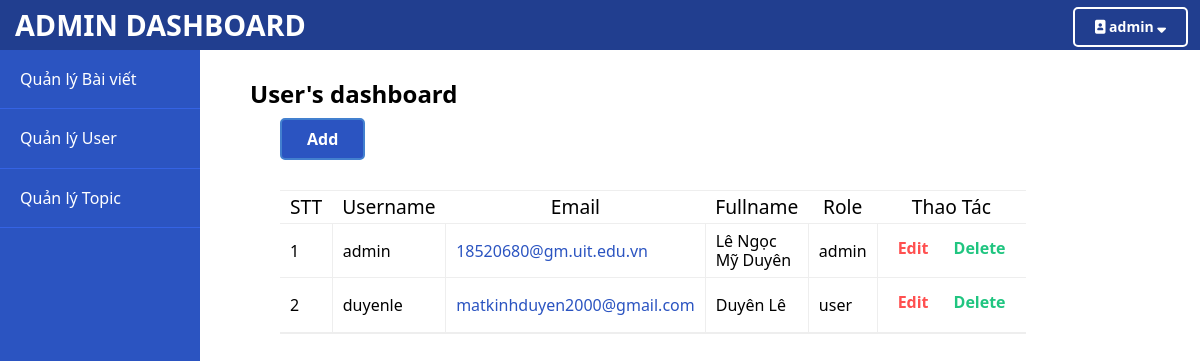
Page /admin/user/index.php (signed in) on the earlier database version.
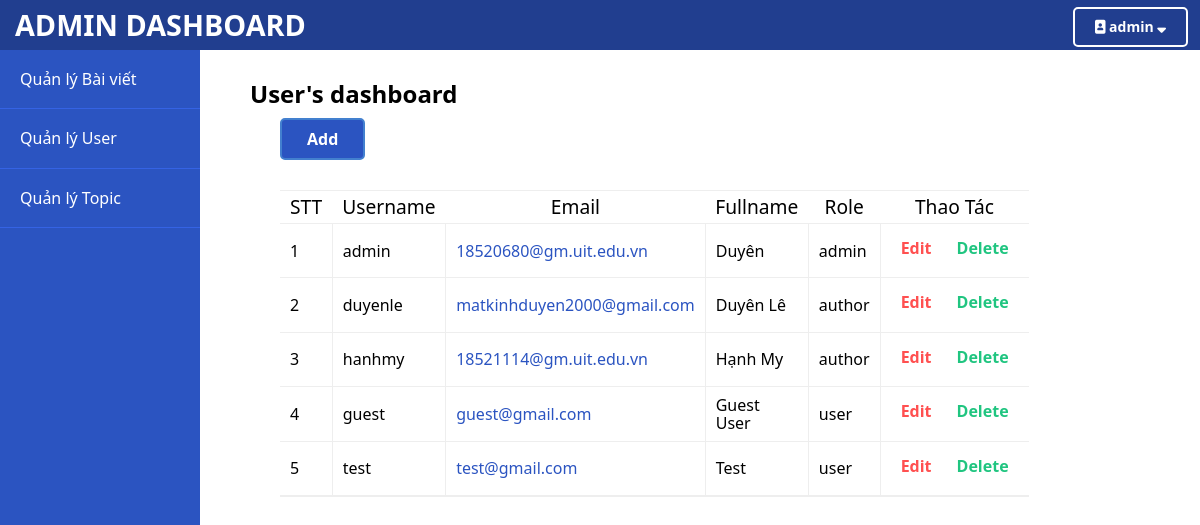
Same page on the later database version.
### tables this page shows
CREATE TABLE `users` (
  `id` int(11) NOT NULL,
  `email` varchar(255) NOT NULL,
  `username` varchar(255) NOT NULL,
  `password` varchar(255) NOT NULL,
  `fullname` varchar(255) NOT NULL,
  `role_id` int(11) NOT NULL,
  `verification_hash` varchar(255) NOT NULL,
  `IsActivated` tinyint(1) NOT NULL,
  `create_date` timestamp NOT NULL DEFAULT current_timestamp(),
  `update_date` timestamp NOT NULL DEFAULT current_timestamp() ON UPDATE current_timestamp()
);

CREATE TABLE `roles` (
  `id` int(11) NOT NULL,
  `role` varchar(255) NOT NULL
);

### models/UserModel.php (called while the page is built, shortened)
<?php
require_once(ROOT_PATH . "/include/config.php");
class User
{
    public function GetAllUsers()
    {
        global $conn;
        $sql = "SELECT * FROM users";
        $result = mysqli_query($conn, $sql);
        $posts = mysqli_fetch_all($result, MYSQLI_ASSOC);
        $final = array();
        foreach ($posts as $post) {
            array_push($final, $post);
        }
        return $final;
    }
    public function getRoleById($id)
    {
        global $conn;
        $sql = "SELECT `role` FROM roles WHERE id = $id";
        $result = mysqli_query($conn, $sql);
        $final = mysqli_fetch_array($result);
        return $final;
    }
}

### admin/user/index.php (the view, shortened to what this page needs)
<?php
require_once(ROOT_PATH . '/models/UserModel.php');
$user_model = new User();
require_once(ROOT_PATH . '/admin/include/users_functions.php');
if (isset($_SESSION['user_id']) && $_SESSION['user_role_id'] === 1) {
    $users = $user_model->GetAllUsers(); ?>
<?php
include(ROOT_PATH . '/admin/include/head.php'); ?>
</head>
<body>
    <div class="admin-header">
    <div class="logo">
        <a href="<?php echo BASE_URL . "dashboard/"; ?>">ADMIN DASHBOARD</a>
    </div>
    <?php include(ROOT_PATH . '/admin/include/menu.php'); ?>
    </div>
    <div class="admin-wrap">
        <?php include(ROOT_PATH . '/admin/include/sidebar.php'); ?>
        <div class="admin-content">
            <h2 class="page-title">User's dashboard</h2>
            <div class="btn"><a href="<?php echo BASE_URL . 'add-user/'?>" class="add-btn">Add</a></div>
            <div class="content">
                <div class="user-table">
                    <table>
                        <thead>
                            <tr>
                                <th>STT</th>
                                <th>Username</th>
                                <th>Email</th>
                                <th>Fullname</th>
                                <th>Role</th>
                                <th>Thao Tác</th>
                            </tr>
                        </thead>
                        <tbody>
                            <?php
    $STT = 1;
    foreach ($users as $user) {?>
                            <tr>
                                <td><?php echo $STT; ?></td>
                                <td>
                                    <span style="font-weight: 500;"><?php echo $user['username']; ?></span>
                                </td>
                                <td class="Email">
                                    <?php echo '<span style="color: #2B54C1;">'. $user['email'] .'</span>'; ?>
                                </td>
                                <td class="fullname">
                                    <?php echo  $user['fullname'] ; ?>
                                </td>
                                <td class="role">
                                    <?php $role = $user_model->getRoleById($user['role_id']); echo $role['role'] ?>
                                </td>
                                <td class="thaotac">
                                    <div class="btn-group">
                                        <a href="<?php echo BASE_URL . 'edit-user/' . $user['id']; ?>" class="edit-btn">Edit</a>
                                        <a href="<?php echo BASE_URL . 'delete-user/'. $user['id']; ?>"
                                            class="delete-btn" onclick="return confirm('Bạn có chắc chắn muốn tài khoản này?')">Delete</a>
                                    </div>
                                </td>
                            </tr>
                            <?php
                        $STT++;
                        }; ?>
                        </tbody>
                    </table>
                </div>
            </div>
        </div>
    </div>
</body>
</html>
<?php
} else {
                            header('location: ' . BASE_URL);
                        }?>

### admin/include/head.php (shortened to what this page needs)
<!DOCTYPE html>
<head>
    <link rel="stylesheet" href="https://cdnjs.cloudflare.com/ajax/libs/normalize/8.0.1/normalize.min.css">
    <link rel="stylesheet" href="../assets/css/admin-style.css">
    <link rel="stylesheet" href="../assets/css/form.css">

### admin/include/menu.php (shortened to what this page needs)
<div class="menu">
        <ul id="main-menu">
            <li>
                <a href="<?php echo BASE_URL . "profile/". $_SESSION['user_id'] ?>" style="text-transform: none;"><span><i class="fas fa-portrait"></i></span> <?php echo $_SESSION['user_username'] ?> <span><i class="fas fa-sort-down"></i></span></a>
            </li>
        </ul>
    </div>

### admin/include/sidebar.php
<div class="admin-sidebar">
    <ul>
        <li><a href="<?php echo BASE_URL . 'manage-posts/'; ?>">Quản lý Bài viết</a></li>
        <?php if ($_SESSION['user_role_id'] === 1) { ?>
            <li><a href="<?php echo BASE_URL . 'manage-users/'; ?>">Quản lý User</a></li>
            <li><a href="<?php echo BASE_URL . 'manage-categories/'; ?>">Quản lý Topic</a></li>
        <?php } ?>
    </ul>
</div>

### assets/css/admin-style.css (style rules this page uses)
* { box-sizing: border-box; padding: 0px; margin: 0px; font-family: 'Segoe UI', Tahoma, Geneva, Verdana, sans-serif; }
.admin-header { height: var(--admin-header-height); width: 100%; background-color: #213e8f; color: white; position: fixed; top: 0; left: 0; display: flex; justify-content: space-between; }
.admin-header .menu { margin-top: 5px; margin-right: 10px; }
.admin-header .logo { margin-top: 8px; }
.admin-header .logo a { text-decoration: none; color: white; padding: 5px 15px; font-size: 1.8rem; font-weight: 600; }
.admin-sidebar { background: #2B54C1; width: var(--admin-sidebar-width); position: fixed; top: var(--admin-header-height); left: 0; bottom: 0; }
.admin-sidebar ul { list-style-type: none; }
.admin-sidebar ul li a { padding: 20px; border-bottom: 1px solid #3563e4; color: white; display: block; text-decoration: none; }
.admin-content { padding: 30px 50px; margin-left: var(--admin-sidebar-width); margin-top: var(--admin-header-height); overflow-y: auto; }
div.topic-table, div.post-table, div.user-table { padding: 30px; overflow: auto; margin: 0 auto; }
table { width: 80%; }
table::after { content: ""; display: block; clear: both; }
table, th, td { border-bottom: 1px solid #eeeeee; border-collapse: collapse; }
th, td { padding: 5px 10px; }
td { border-right: 1px solid #eeeeee; }
td:last-child { border-right: none; }
th { border-top: 1px solid #eeeeee; font-size: 1.2rem; font-weight: 500; }
.btn-group { display: flex; justify-content: center; }
.btn-group a { padding: 10px; margin: 0 5px 5px 0; border-radius: 5px; font-weight: 600; display: inline-block; text-decoration: none; }
.btn-group a:last-child { margin-right: 0; }
div.btn { display: block; }
.add-btn { border: 2px solid #4380cf; background-color: #2B54C1; color: white; margin: 10px 0 0 30px; padding: 10px 25px; border-radius: 5px; display: inline-block; font-weight: bold; text-decoration: none; }
.edit-btn { color: #ff5050; }
.delete-btn { color: #20c580; }
#main-menu { list-style-type: none; }
#main-menu li { text-align: left; }
#main-menu li::after { content: ""; display: block; clear: both; }
#main-menu li a { text-decoration: none; display: block; font-size: 14px; font-weight: 700; }
#main-menu > li { float: left; }
#main-menu > li > a { color: white; background-color: #213e8f; border: 2px solid white; border-radius: 5px; padding: 10px 20px; margin: 2px; text-transform: uppercase; }

Differences in the rows shown:
changed users "admin": fullname "Lê Ngọc Mỹ Duyên" → "Duyên"
changed users "duyenle": role.role "user" → "author"
added users: username "hanhmy", email "18521114@gm.uit.edu.vn", fullname "Hạnh My", role.role "author"
added users: username "guest", email "guest@gmail.com", fullname "Guest User", role.role "user"
added users: username "test", email "test@gmail.com", fullname "Test", role.role "user"
